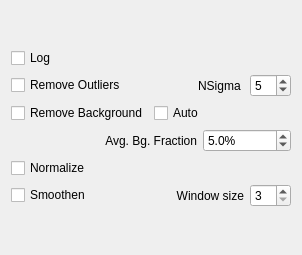
          <widget class="QWidget" name="page_2">
           <property name="geometry">
            <rect>
             <x>0</x>
             <y>0</y>
             <width>302</width>
             <height>255</height>
            </rect>
           </property>
           <attribute name="label">
            <string>Image Processing</string>
           </attribute>
           <layout class="QGridLayout" name="gridLayout_7">
            <item row="0" column="0">
             <layout class="QGridLayout" name="gridLayout_3">
              <item row="0" column="0">
               <widget class="QCheckBox" name="cb_log">
                <property name="styleSheet">
                 <string notr="true">font: 12pt &quot;MS Shell Dlg 2&quot;;</string>
                </property>
                <property name="text">
                 <string>Log </string>
                </property>
                <property name="checked">
                 <bool>false</bool>
                </property>
               </widget>
              </item>
              <item row="1" column="0">
               <layout class="QGridLayout" name="gridLayout_8">
                <item row="2" column="0">
                 <widget class="QCheckBox" name="cb_norm">
                  <property name="text">
                   <string>Normalize</string>
                  </property>
                 </widget>
                </item>
                <item row="3" column="0">
                 <layout class="QHBoxLayout" name="horizontalLayout_4">
                  <item>
                   <widget class="QCheckBox" name="cb_smooth">
                    <property name="text">
                     <string>Smoothen</string>
                    </property>
                   </widget>
                  </item>
                  <item>
                   <widget class="QLabel" name="label_23">
                    <property name="text">
                     <string>Window size</string>
                    </property>
                    <property name="alignment">
                     <set>Qt::AlignRight|Qt::AlignTrailing|Qt::AlignVCenter</set>
                    </property>
                   </widget>
                  </item>
                  <item>
                   <widget class="QSpinBox" name="sb_smooth_size">
                    <property name="sizePolicy">
                     <sizepolicy hsizetype="Fixed" vsizetype="Fixed">
                      <horstretch>0</horstretch>
                      <verstretch>0</verstretch>
                     </sizepolicy>
                    </property>
                    <property name="inputMethodHints">
                     <set>Qt::ImhDigitsOnly</set>
                    </property>
                    <property name="minimum">
                     <number>3</number>
                    </property>
                    <property name="singleStep">
                     <number>2</number>
                    </property>
                    <property name="value">
                     <number>3</number>
                    </property>
                   </widget>
                  </item>
                 </layout>
                </item>
                <item row="0" column="0">
                 <layout class="QHBoxLayout" name="horizontalLayout">
                  <item>
                   <widget class="QCheckBox" name="cb_remove_outliers">
                    <property name="text">
                     <string>Remove Outliers</string>
                    </property>
                   </widget>
                  </item>
                  <item>
                   <widget class="QLabel" name="label_6">
                    <property name="text">
                     <string>NSigma </string>
                    </property>
                    <property name="alignment">
                     <set>Qt::AlignRight|Qt::AlignTrailing|Qt::AlignVCenter</set>
                    </property>
                   </widget>
                  </item>
                  <item>
                   <widget class="QSpinBox" name="sb_tolerence">
                    <property name="sizePolicy">
                     <sizepolicy hsizetype="Fixed" vsizetype="Fixed">
                      <horstretch>0</horstretch>
                      <verstretch>0</verstretch>
                     </sizepolicy>
                    </property>
                    <property name="value">
                     <number>5</number>
                    </property>
                   </widget>
                  </item>
                 </layout>
                </item>
                <item row="1" column="0">
                 <layout class="QGridLayout" name="gridLayout_5">
                  <item row="0" column="0">
                   <layout class="QHBoxLayout" name="horizontalLayout_2">
                    <item>
                     <widget class="QCheckBox" name="cb_remove_bg">
                      <property name="text">
                       <string>Remove Background</string>
                      </property>
                     </widget>
                    </item>
                    <item>
                     <widget class="QCheckBox" name="cb_bg_auto">
                      <property name="text">
                       <string>Auto</string>
                      </property>
                     </widget>
                    </item>
                   </layout>
                  </item>
                  <item row="1" column="0">
                   <layout class="QHBoxLayout" name="horizontalLayout_3">
                    <item>
                     <widget class="QLabel" name="label_12">
                      <property name="text">
                       <string>Avg. Bg. Fraction</string>
                      </property>
                      <property name="alignment">
                       <set>Qt::AlignRight|Qt::AlignTrailing|Qt::AlignVCenter</set>
                      </property>
                     </widget>
                    </item>
                    <item>
                     <widget class="QDoubleSpinBox" name="dsb_bg_fraction">
                      <property name="sizePolicy">
                       <sizepolicy hsizetype="Fixed" vsizetype="Fixed">
                        <horstretch>0</horstretch>
                        <verstretch>0</verstretch>
                       </sizepolicy>
                      </property>
                      <property name="suffix">
                       <string>%</string>
                      </property>
                      <property name="decimals">
                       <number>1</number>
                      </property>
                      <property name="maximum">
                       <double>999999.000000000000000</double>
                      </property>
                      <property name="singleStep">
                       <double>5.000000000000000</double>
                      </property>
                      <property name="value">
                       <double>5.000000000000000</double>
                      </property>
                     </widget>
                    </item>
                   </layout>
                  </item>
                 </layout>
                </item>
               </layout>
              </item>
             </layout>
            </item>
           </layout>
          </widget>
